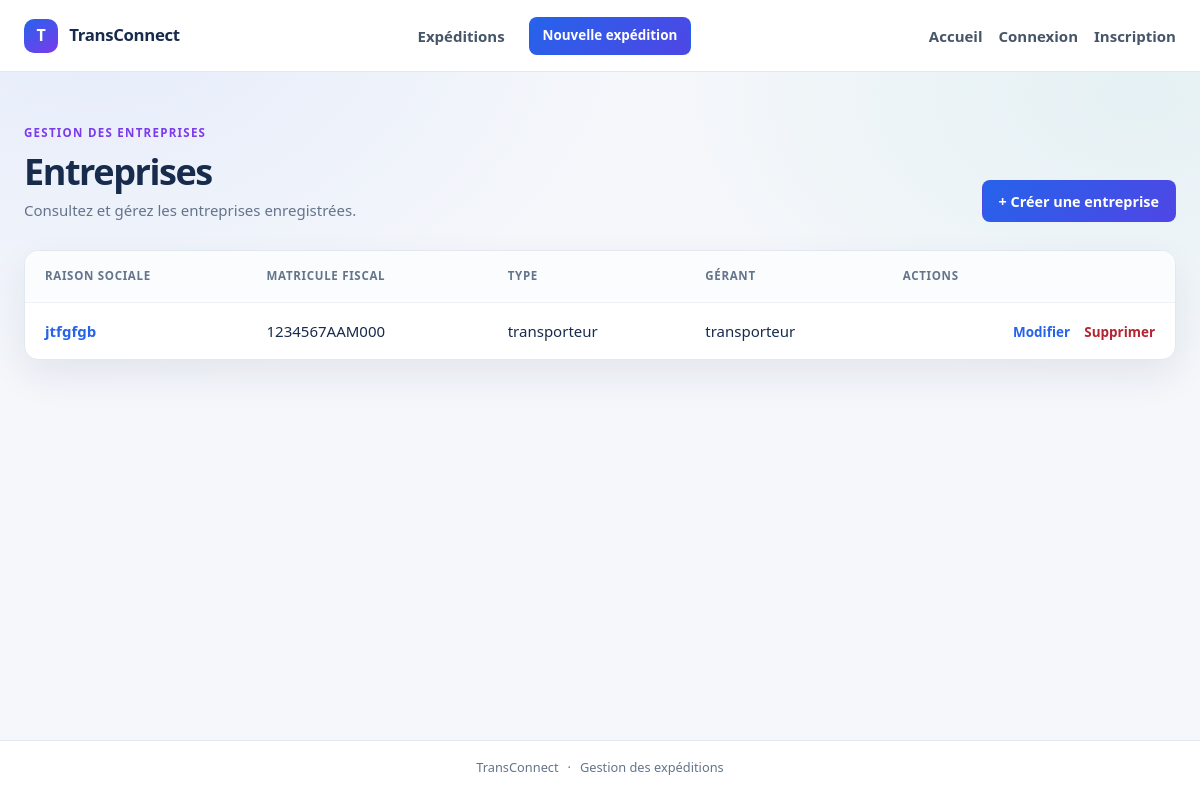
The app's page /entreprises/, older data.
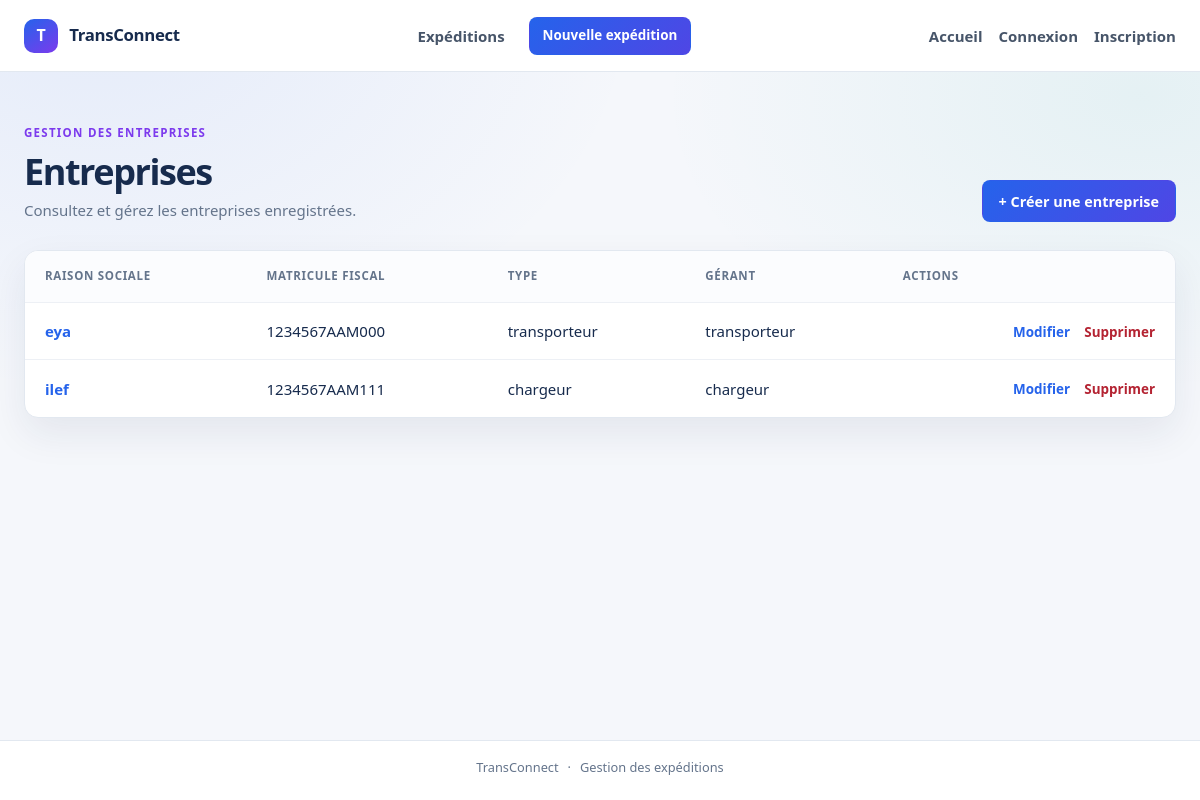
The same page, newer data.
### EntrepriseApp/models.py (models this page shows, shortened)
class Entreprise(models.Model):
    raison_social = models.CharField(max_length=200, blank=False ,null=False)
    matricule_fiscal =models.CharField(max_length=17 ,unique=True, validators=[matricule_fiscal_validator])
    adresse = models.TextField(validators=[MinLengthValidator(20,"l'adresse ne peut pas avoir moins de 20 char"),MaxLengthValidator(400,"l'adresse ne peut pas depasser les 400 char")])
    type_entreprise=models.CharField(max_length=100,choices=[('c','chargeur'),
    ('t','transporteur')])
    created_at = models.DateTimeField(auto_now_add=True)
    updated_at =models.DateTimeField(auto_now=True)
    gerant= models.OneToOneField(Utilisateur ,on_delete=models.CASCADE,related_name='entreprise')

class Utilisateur(AbstractUser):
    email = models.EmailField(unique=True , validators=[validate_email])
    user_id = models.CharField(primary_key=True, max_length=8, unique=True)
    telephone = models.CharField(max_length=15, blank=True, null=True)
    role = models.CharField(max_length=20, choices=[
        ('c', 'chargeur'),
        ('t', 'transporteur')
    ], default='c')
    created_at = models.DateTimeField(auto_now_add=True)
    updated_at = models.DateTimeField(auto_now=True)

### EntrepriseApp/views.py (the view)
# urls.py: path("", EntrepriseList.as_view(), name="entreprise_list"),
class EntrepriseList(ListView):
    model = Entreprise
    template_name = "entreprise/list.html"
    context_object_name = "entreprises"

### EntrepriseApp/templates/entreprise/list.html (shortened to what this page needs)
{% extends "expedition/base.html" %}
{% block content %}
    <div class="page-heading">
        <div>
            <p class="eyebrow">GESTION DES ENTREPRISES</p>
            <h1>Entreprises</h1>
            <p class="page-subtitle">Consultez et gérez les entreprises enregistrées.</p>
        </div>
        <a class="button button-primary" href="{% url 'entreprise_create' %}">+ Créer une entreprise</a>
    </div>
    <section class="panel">
        {% if entreprises %}
            <div class="table-wrap">
                <table class="shipment-table">
                    <thead><tr><th>Raison sociale</th><th>Matricule fiscal</th><th>Type</th><th>Gérant</th><th>Actions</th></tr></thead>
                    <tbody>
                        {% for entreprise in entreprises %}
                            <tr>
                                <td><a class="reference-link" href="{% url 'entreprise_detail' pk=entreprise.pk %}">{{ entreprise.raison_social }}</a></td>
                                <td>{{ entreprise.matricule_fiscal }}</td>
                                <td>{{ entreprise.get_type_entreprise_display }}</td>
                                <td>{{ entreprise.gerant }}</td>
                                <td class="table-actions">
                                    <a href="{% url 'entreprise_update' pk=entreprise.pk %}">Modifier</a>
                                    <a class="text-danger" href="{% url 'entreprise_delete' pk=entreprise.pk %}">Supprimer</a>
                                </td>
                            </tr>
                        {% endfor %}
                    </tbody>
                </table>
            </div>
        {% else %}
            <div class="empty-state">
                <h3>Aucune entreprise pour le moment</h3>
                <p>Créez une entreprise pour commencer.</p>
                <a class="button button-primary" href="{% url 'entreprise_create' %}">Créer une entreprise</a>
            </div>
        {% endif %}
    </section>
{% endblock %}

Row changes from the older to the newer data that the page shows:
changed Entreprise "1234567AAM000": raison_social "jtfgfgb" → "eya"
added Entreprise: raison_social "ilef", matricule_fiscal "1234567AAM111", type_entreprise "chargeur", gerant "chargeur"
